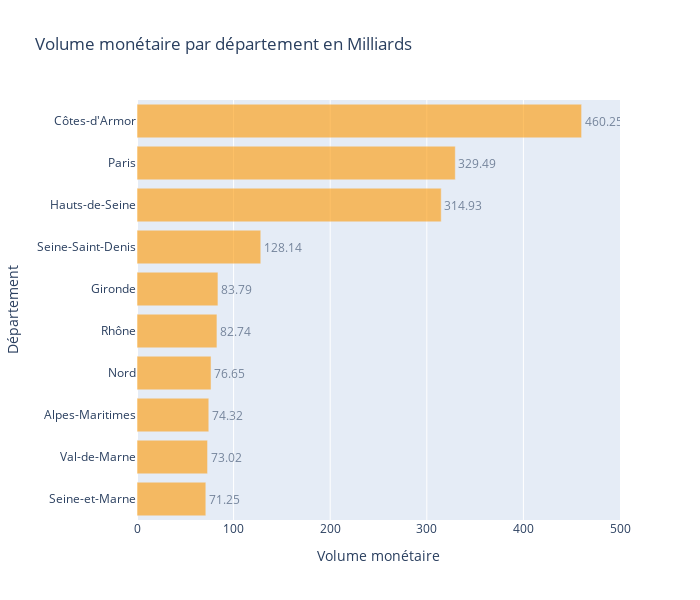

This figure's notebook cell:
### Code cell
# (Only countries with more than 100 case are considered)

act = '#fe9801'
temp = dict_vol_ventes
temp = temp.sort_values('Code departement', ascending=False)

fig = px.bar(temp.sort_values('Volume monétaire', ascending=False).head(10).sort_values('Volume monétaire', ascending=True), 
             x="Volume monétaire", y="Département", text='Volume monétaire', orientation='h', 
             width=700, height=600, range_x = [0, 500], title='Volume monétaire par département en Milliards')
fig.update_traces(marker_color=act, opacity=0.6, textposition='outside')
fig.show()

### Figure 1 — Plotly figure (JSON) as saved in the notebook; plotly's stock layout.template omitted (floating-point values rounded to 4 significant figures)
{"data": [{"alignmentgroup": "True", "hovertemplate": "Volume monétaire=%{text}<br>Département=%{y}<extra></extra>", "legendgroup": "", "marker": {"color": "#fe9801", "pattern": {"shape": ""}}, "name": "", "offsetgroup": "", "opacity": 0.6, "orientation": "h", "showlegend": false, "text": [71.25, 73.02, 74.32, 76.65, 82.74, 83.79, 128.1, 314.9, 329.5, 460.2], "textposition": "outside", "type": "bar", "x": [71.25, 73.02, 74.32, 76.65, 82.74, 83.79, 128.1, 314.9, 329.5, 460.2], "xaxis": "x", "y": ["Seine-et-Marne", "Val-de-Marne", "Alpes-Maritimes", "Nord", "Rhône", "Gironde", "Seine-Saint-Denis", "Hauts-de-Seine", "Paris", "Côtes-d'Armor"], "yaxis": "y"}], "layout": {"barmode": "relative", "height": 600, "legend": {"tracegroupgap": 0}, "title": {"text": "Volume monétaire par département en Milliards"}, "width": 700, "xaxis": {"anchor": "y", "domain": [0, 1], "range": [0, 500], "title": {"text": "Volume monétaire"}}, "yaxis": {"anchor": "x", "domain": [0, 1], "title": {"text": "Département"}}}}
